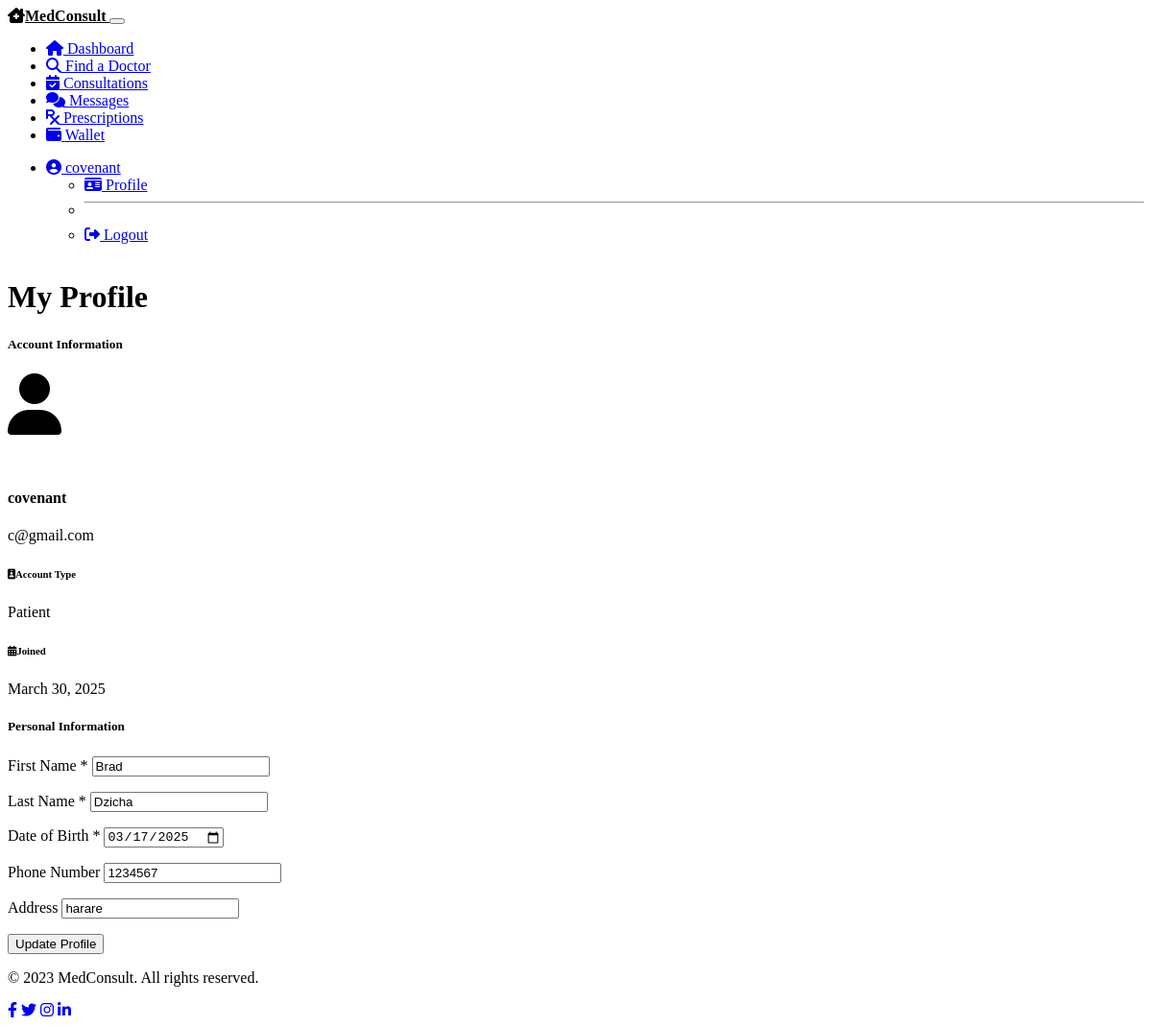
The page /patient/profile (signed in) on the database its author committed.
### models.py (models this page shows, shortened)
class User(UserMixin, db.Model):
    __tablename__ = 'users'
    id = db.Column(db.Integer, primary_key=True)
    email = db.Column(db.String(120), unique=True, nullable=False)
    username = db.Column(db.String(64), nullable=False)
    password_hash = db.Column(db.String(256), nullable=False)
    role = db.Column(db.String(20), nullable=False)  # 'patient', 'doctor', 'admin'
    created_at = db.Column(db.DateTime, default=datetime.utcnow)
    patient = db.relationship('Patient', backref='user', uselist=False, lazy=True)
    doctor = db.relationship('Doctor', backref='user', uselist=False, lazy=True)

class Patient(db.Model):
    __tablename__ = 'patients'
    id = db.Column(db.Integer, primary_key=True)
    user_id = db.Column(db.Integer, db.ForeignKey('users.id'), nullable=False)
    first_name = db.Column(db.String(50), nullable=False)
    last_name = db.Column(db.String(50), nullable=False)
    date_of_birth = db.Column(db.Date, nullable=True)
    phone_number = db.Column(db.String(20), nullable=True)
    address = db.Column(db.String(200), nullable=True)
    consultations = db.relationship('Consultation', backref='patient', lazy=True)
    wallet_balance = db.Column(db.Float, default=0.0)

### routes.py (the view, shortened to what this page needs)
@app.route('/patient/profile', methods=['GET', 'POST'])
@login_required
@patient_required
def patient_profile():
    form = PatientProfileForm()
    if current_user.patient:
        if request.method == 'GET':
            form.first_name.data = current_user.patient.first_name
            form.last_name.data = current_user.patient.last_name
            form.date_of_birth.data = current_user.patient.date_of_birth
            form.phone_number.data = current_user.patient.phone_number
            form.address.data = current_user.patient.address
    return render_template('patient/profile.html', title='Profile', form=form)

### forms.py
class PatientProfileForm(FlaskForm):
    first_name = StringField('First Name', validators=[DataRequired(), Length(max=50)])
    last_name = StringField('Last Name', validators=[DataRequired(), Length(max=50)])
    date_of_birth = DateField('Date of Birth', validators=[DataRequired()])
    phone_number = StringField('Phone Number', validators=[Length(max=20)])
    address = StringField('Address', validators=[Length(max=200)])
    submit = SubmitField('Update Profile')

### models.py (called while the page is built)
@login_manager.user_loader
def load_user(user_id):
    user = User.query.get(int(user_id))
    if user:
        return user
    return None

### routes.py (called while the page is built)
def patient_required(f):
    @wraps(f)
    def decorated_function(*args, **kwargs):
        if not current_user.is_authenticated or current_user.role != 'patient':
            flash('Access denied: Patient access required', 'danger')
            return redirect(url_for('login'))
        return f(*args, **kwargs)
    return decorated_function

### templates/patient/profile.html (shortened to what this page needs)
{% extends "layout.html" %}
{% block content %}
<div class="row mb-4">
    <div class="col-12">
        <h1 class="mb-4">My Profile</h1>
    </div>
</div>
<div class="row">
    <div class="col-md-4 mb-4">
        <div class="card bg-dark text-light">
            <div class="card-header">
                <h5 class="mb-0">Account Information</h5>
            </div>
            <div class="card-body">
                <div class="text-center mb-4">
                    <div class="rounded-circle bg-secondary d-flex align-items-center justify-content-center mx-auto mb-3" style="width: 100px; height: 100px;">
                        <i class="fas fa-user fa-4x text-light"></i>
                    </div>
                    <h4>{{ current_user.username }}</h4>
                    <p class="text-muted">{{ current_user.email }}</p>
                </div>
                <div class="mb-3">
                    <h6><i class="fas fa-id-badge me-2"></i>Account Type</h6>
                    <p>Patient</p>
                </div>
                <div>
                    <h6><i class="fas fa-calendar-alt me-2"></i>Joined</h6>
                    <p>{{ current_user.created_at.strftime('%B %d, %Y') }}</p>
                </div>
            </div>
        </div>
    </div>
    <div class="col-md-8">
        <div class="card bg-dark text-light">
            <div class="card-header">
                <h5 class="mb-0">Personal Information</h5>
            </div>
            <div class="card-body">
                <form method="POST" action="">
                    <div class="row mb-3">
                        <div class="col-md-6">
                            <div class="form-group">
                                {{ form.first_name.label(class="form-label required") }}
                                {% if form.first_name.errors %}
                                    {{ form.first_name(class="form-control is-invalid") }}
                                    <div class="invalid-feedback">
                                        {% for error in form.first_name.errors %}
                                            <span>{{ error }}</span>
                                        {% endfor %}
                                    </div>
                                {% else %}
                                    {{ form.first_name(class="form-control") }}
                                {% endif %}
                            </div>
                        </div>
                        <div class="col-md-6">
                            <div class="form-group">
                                {{ form.last_name.label(class="form-label required") }}
                                {% if form.last_name.errors %}
                                    {{ form.last_name(class="form-control is-invalid") }}
                                    <div class="invalid-feedback">
                                        {% for error in form.last_name.errors %}
                                            <span>{{ error }}</span>
                                        {% endfor %}
                                    </div>
                                {% else %}
                                    {{ form.last_name(class="form-control") }}
                                {% endif %}
                            </div>
                        </div>
                    </div>
                    <div class="form-group mb-3">
                        {{ form.date_of_birth.label(class="form-label required") }}
                        {% if form.date_of_birth.errors %}
                            {{ form.date_of_birth(class="form-control is-invalid") }}
                            <div class="invalid-feedback">
                                {% for error in form.date_of_birth.errors %}
                                    <span>{{ error }}</span>
                                {% endfor %}
                            </div>
                        {% else %}
                            {{ form.date_of_birth(class="form-control") }}
                        {% endif %}
                    </div>
                    <div class="form-group mb-3">
                        {{ form.phone_number.label(class="form-label") }}
                        {% if form.phone_number.errors %}
                            {{ form.phone_number(class="form-control is-invalid") }}
                            <div class="invalid-feedback">
                                {% for error in form.phone_number.errors %}
                                    <span>{{ error }}</span>
                                {% endfor %}
                            </div>
                        {% else %}
                            {{ form.phone_number(class="form-control") }}
                        {% endif %}
                    </div>
                    <div class="form-group mb-4">
                        {{ form.address.label(class="form-label") }}
                        {% if form.address.errors %}
                            {{ form.address(class="form-control is-invalid") }}
                            <div class="invalid-feedback">
                                {% for error in form.address.errors %}
                                    <span>{{ error }}</span>
                                {% endfor %}
                            </div>
                        {% else %}
                            {{ form.address(class="form-control") }}
                        {% endif %}
                    </div>
                    <div class="d-grid">
                        {{ form.submit(class="btn btn-primary") }}
                    </div>
                </form>
            </div>
        </div>
    </div>
</div>
{% endblock %}

### templates/patient/navbar.html (shortened to what this page needs)
<nav class="navbar navbar-expand-lg navbar-dark bg-dark">
    <div class="container">
        <a class="navbar-brand" href="{{ url_for('patient_dashboard') }}">
            <i class="fas fa-clinic-medical me-2"></i>MedConsult
        </a>
        <button class="navbar-toggler" type="button" data-bs-toggle="collapse" data-bs-target="#navbarPatient" aria-controls="navbarPatient" aria-expanded="false" aria-label="Toggle navigation">
        </button>
        <div class="collapse navbar-collapse" id="navbarPatient">
            <ul class="navbar-nav me-auto">
                <li class="nav-item">
                    <a class="nav-link {% if request.path == url_for('patient_dashboard') %}active{% endif %}" href="{{ url_for('patient_dashboard') }}">
                        <i class="fas fa-home me-1"></i> Dashboard
                    </a>
                </li>
                <li class="nav-item">
                    <a class="nav-link {% if request.path == url_for('find_doctor') %}active{% endif %}" href="{{ url_for('find_doctor') }}">
                        <i class="fas fa-search me-1"></i> Find a Doctor
                    </a>
                </li>
                <li class="nav-item">
                    <a class="nav-link {% if request.path == url_for('patient_consultations') %}active{% endif %}" href="{{ url_for('patient_consultations') }}">
                        <i class="fas fa-calendar-check me-1"></i> Consultations
                    </a>
                </li>
                <li class="nav-item">
                    <a class="nav-link {% if request.path == url_for('patient_messages') %}active{% endif %}" href="{{ url_for('patient_messages') }}">
                        <i class="fas fa-comments me-1"></i> Messages
                    </a>
                </li>
                <li class="nav-item">
                    <a class="nav-link {% if request.path == url_for('patient_prescriptions') %}active{% endif %}" href="{{ url_for('patient_prescriptions') }}">
                        <i class="fas fa-prescription me-1"></i> Prescriptions
                    </a>
                </li>
                <li class="nav-item">
                    <a class="nav-link {% if request.path == url_for('patient_wallet') %}active{% endif %}" href="{{ url_for('patient_wallet') }}">
                        <i class="fas fa-wallet me-1"></i> Wallet
                    </a>
                </li>
            </ul>
            <ul class="navbar-nav">
                <li class="nav-item dropdown">
                    <a class="nav-link dropdown-toggle" href="#" id="navbarDropdown" role="button" data-bs-toggle="dropdown" aria-expanded="false">
                        <i class="fas fa-user-circle me-1"></i> {{ current_user.username }}
                    </a>
                    <ul class="dropdown-menu dropdown-menu-end" aria-labelledby="navbarDropdown">
                        <li>
                            <a class="dropdown-item {% if request.path == url_for('patient_profile') %}active{% endif %}" href="{{ url_for('patient_profile') }}">
                                <i class="fas fa-id-card me-2"></i> Profile
                            </a>
                        </li>
                        <li><hr class="dropdown-divider"></li>
                        <li>
                            <a class="dropdown-item" href="{{ url_for('logout') }}">
                                <i class="fas fa-sign-out-alt me-2"></i> Logout
                            </a>
                        </li>
                    </ul>
                </li>
            </ul>
        </div>
    </div>
</nav>

### static/css/style.css (style rules this page uses)
body { min-height: 100vh; display: flex; flex-direction: column; background-color: var(--bs-dark); color: var(--bs-light); }
.navbar-brand { font-weight: bold; color: var(--bs-primary); }
.form-group { margin-bottom: 1rem; }
.form-label.required::after { content: '*'; color: var(--bs-danger); margin-left: 0.25rem; }

### rows shown on the page
User: username "covenant", email "c@gmail.com", created_at "March 30, 2025"
Patient: first_name "Brad", last_name "Dzicha", date_of_birth "03/17/2025", phone_number "1234567", address "harare"
